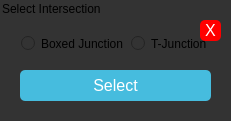
       <widget class="QGroupBox" name="interOption">
        <property name="geometry">
         <rect>
          <x>30</x>
          <y>20</y>
          <width>231</width>
          <height>121</height>
         </rect>
        </property>
        <property name="styleSheet">
         <string notr="true">background-color: #333;
border-radius: 8px;</string>
        </property>
        <property name="title">
         <string>Select Intersection </string>
        </property>
        <widget class="QPushButton" name="selectInt">
         <property name="enabled">
          <bool>true</bool>
         </property>
         <property name="geometry">
          <rect>
           <x>20</x>
           <y>70</y>
           <width>191</width>
           <height>31</height>
          </rect>
         </property>
         <property name="font">
          <font>
           <pointsize>-1</pointsize>
          </font>
         </property>
         <property name="mouseTracking">
          <bool>true</bool>
         </property>
         <property name="autoFillBackground">
          <bool>false</bool>
         </property>
         <property name="styleSheet">
          <string notr="true">background-color: #46bcde;
font-size: 16px;
color: white;
border-radius: 5px;</string>
         </property>
         <property name="text">
          <string>Select</string>
         </property>
        </widget>
        <widget class="QWidget" name="layoutWidget">
         <property name="geometry">
          <rect>
           <x>21</x>
           <y>28</y>
           <width>192</width>
           <height>31</height>
          </rect>
         </property>
         <layout class="QHBoxLayout" name="horizontalLayout_12">
          <item>
           <widget class="QRadioButton" name="radioBoxed">
            <property name="text">
             <string>Boxed Junction</string>
            </property>
           </widget>
          </item>
          <item>
           <widget class="QRadioButton" name="radioTjunc">
            <property name="text">
             <string>T-Junction</string>
            </property>
           </widget>
          </item>
         </layout>
        </widget>
        <widget class="QPushButton" name="closebj_7">
         <property name="enabled">
          <bool>true</bool>
         </property>
         <property name="geometry">
          <rect>
           <x>200</x>
           <y>20</y>
           <width>21</width>
           <height>21</height>
          </rect>
         </property>
         <property name="font">
          <font>
           <pointsize>-1</pointsize>
          </font>
         </property>
         <property name="mouseTracking">
          <bool>true</bool>
         </property>
         <property name="autoFillBackground">
          <bool>false</bool>
         </property>
         <property name="styleSheet">
          <string notr="true">background-color: rgb(255, 0, 0);
font-size: 16px;
color: white;
border-radius: 5px;</string>
         </property>
         <property name="text">
          <string>X</string>
         </property>
        </widget>
       </widget>
